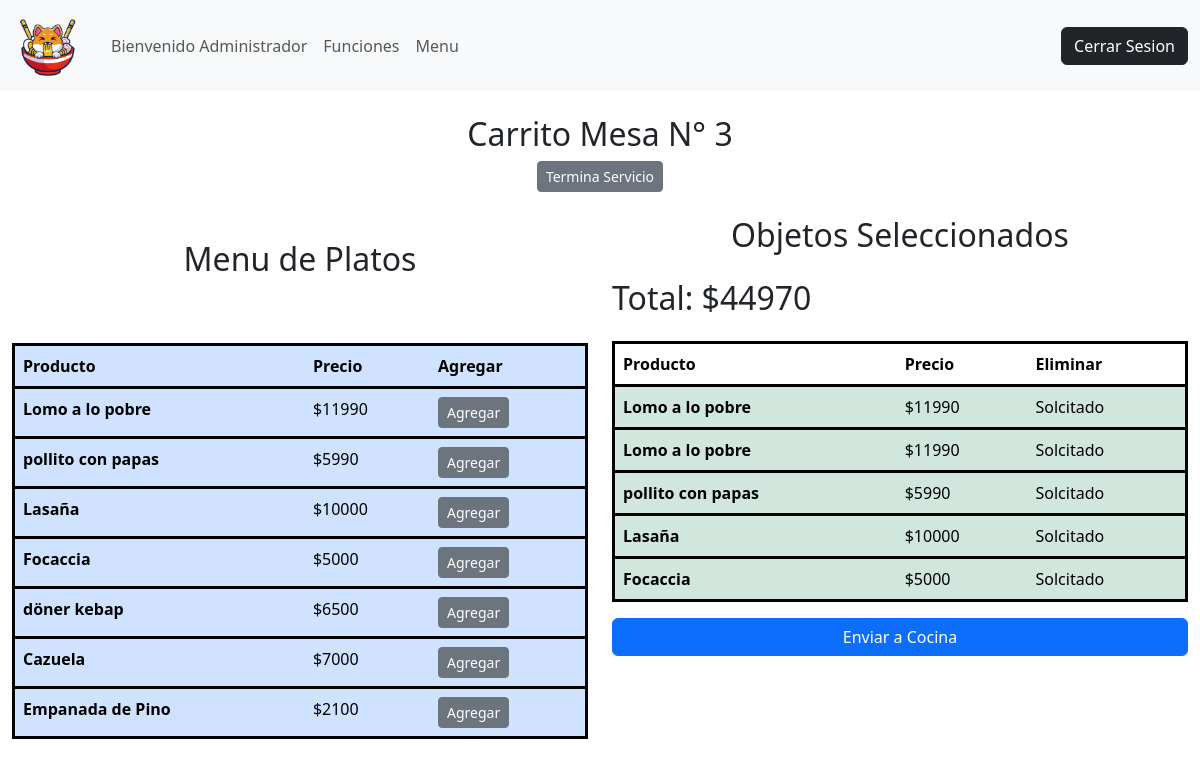
Before: /ingresopedidomesa/3 (signed in) with the older database file.
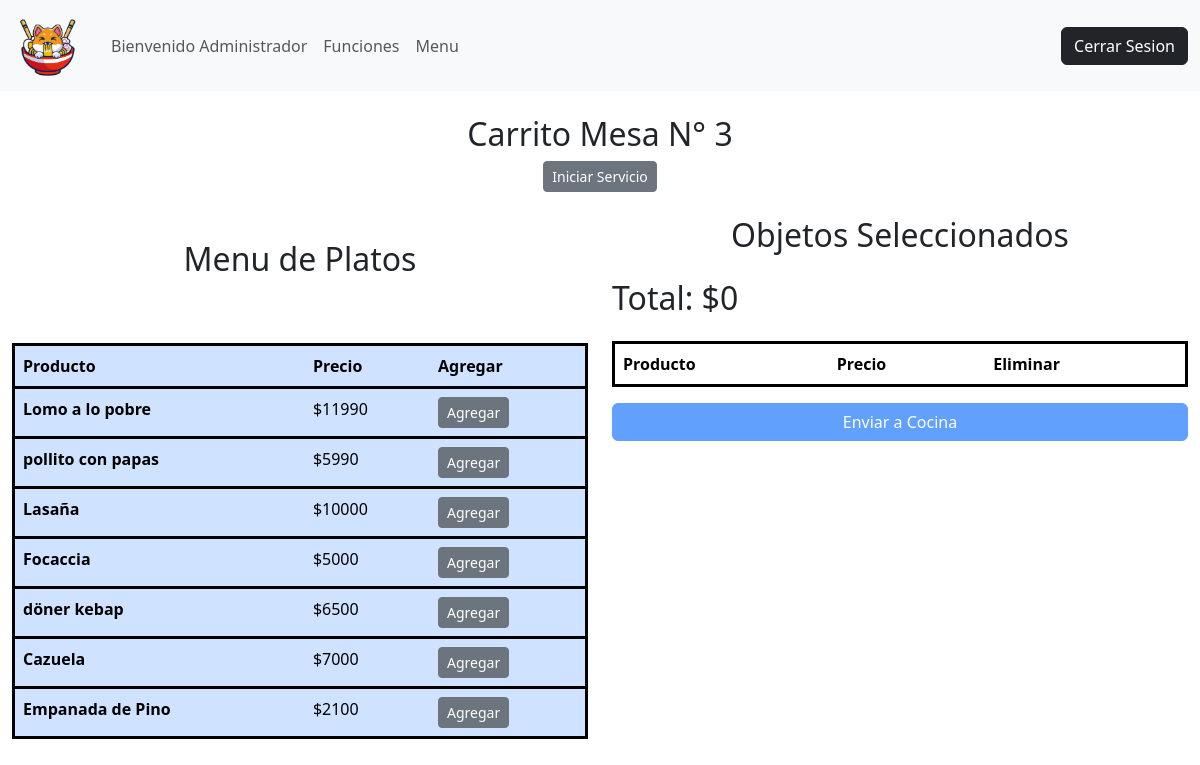
After: the same page with the newer database file.
### appweb/models.py (models this page shows, shortened)
class Platos(models.Model):
    ID_Plato = models.AutoField(primary_key=True, help_text="Id del plato")
    Nombre = models.CharField(max_length=50)
    Costo = models.IntegerField()
    Region = models.CharField(max_length=50)
    Cantidad_Comensales = models.IntegerField()
    Descripcion = models.TextField(max_length=200)
    Disponibilidad = models.BooleanField(default=0)
    imagen = models.ImageField(upload_to="Platos", null=True)

class Descripción_Pedidos(models.Model):
    ID = models.AutoField(primary_key=True, help_text="Id")
    ID_Pedido = models.ForeignKey(Pedidos, on_delete=models.CASCADE, help_text="Id de pedido")
    ID_Platos = models.ForeignKey(Platos, on_delete=models.CASCADE, help_text="Id del plato")
    Costo = models.IntegerField(help_text="Valor total del pedido")
    Sol_cocina = models.BooleanField(default=0)
    Listo = models.BooleanField(default=0)

### appweb/views.py (the view)
# urls.py: path('ingresopedidomesa/<Mesa>',ingresopedidomesa,name='ingresopedidomesa'),
@login_required(login_url="/accounts/login")
def ingresopedidomesa (request,Mesa):
    Menu_local = Platos.objects.all()
    Pedidoss = Descripción_Pedidos.objects.all().filter(ID_Pedido=Mesa)
    try:
        pedido = Pedidos.objects.get(ID_Pedido=Mesa)
    except Pedidos.DoesNotExist:
        pedido = None
    total_cantidad = Pedidoss.aggregate(Sum('Costo'))['Costo__sum']
    if total_cantidad is None:
        total_cantidad = 0
    data = {
        "Menu" : Menu_local ,
        "mesa":Mesa,
        "Pedido":Pedidoss,
        "Pedi":pedido,
        "total_cantidad": total_cantidad,
    }
    return render (request,"mantenedor/garzon/ingresopedidomesa.html",data)

### appweb/context_processor.py (called while the page is built)
def costo_total_carro(request):
    total=0
    if 'carro' in request.session:
        for key, value in request.session["carro"].items():
            total=total+(int(value["precio"]))
    return {"costo_total_carro":total}

### appweb/templates/mantenedor/garzon/ingresopedidomesa.html
{% extends 'base.html' %}
{% load static %}
{% load crispy_forms_tags %}
{% block contenido %}
<div class="container-fluid">
  <div class="text-center">
    <h2 class="mt-4">Carrito Mesa N° {{mesa}} </h2>
    {% if Pedi == None %}
        <a href="{% url 'inicia_pedido' mesa %}" class="btn btn-secondary btn-sm">Iniciar Servicio</a>
    {% elif  total_cantidad == 0%}
        <a href="{% url 'termina_pedido_nulo' mesa %}" class="btn btn-secondary btn-sm">Termina Servicio</a>
    {% else %}
        <a href="{% url 'termina_pedido' mesa %}" class="btn btn-secondary btn-sm">Termina Servicio</a>
    {% endif %}
  </div>
  <div class="row">
    <div class="col-6 d-flex flex-column">
      <div class="text-center">
        <h2 class="mt-5 mb-5">Menu de Platos</h2>
      </div>
      <table class="table mt-3 table-primary">
        <thead>
          <tr class="border border-3 border border-black black-row">
            <th scope="col"><b>Producto</b></th>
            <th scope="col"><b>Precio</b></th>
            <th scope="col"><b>Agregar</b></th>
          </tr>
        </thead>
        <tbody>
          {% for m in Menu %}
          {% if m.Disponibilidad == 1 %}
            <tr class="border border-3 border border-black black-row" style="margin-bottom: 10px;">
              <th scope="row">{{ m.Nombre }}</th>
              <td>${{ m.Costo }}</td>
              <td><a href="{% url 'pedidolista' mesa m.ID_Plato %}" class="btn btn-secondary btn-sm">Agregar</a></td>
            </tr>
          {% endif %}
          {% endfor %}
        </tbody>
      </table>
    </div>
    <div class="col-6 d-flex flex-column">
      <div class="text-center">
        <h2 class="mt-4">Objetos Seleccionados</h2>
      </div>
      <div class="d-flex justify-content-between align-items-center mt-3">
        <div class="text-right w-100">
          <h2>Total: ${{total_cantidad}}</h2>
        </div>
      </div>
      <table class="table mt-3">
        <thead>
          <tr class="border border-3 border border-black black-row">
            <th scope="col"><b>Producto</b></th>
            <th scope="col"><b>Precio</b></th>
            <th scope="col"><b>Eliminar</b></th>
          </tr>
        </thead>
        <tbody>
          {% for x in Pedido %}
            {%if x.Sol_cocina == 1%}
            <tr class="border border-3 border border-black black-row table-success" style="margin-bottom: 10px;">
              <th scope="row">{{ x.ID_Platos.Nombre }}</th>
              <td>${{ x.Costo }}</td>
              <td> Solcitado</td>
            </tr>
            {%else%}
            <tr class="border border-3 border border-black black-row table-danger" style="margin-bottom: 10px;">
              <th scope="row">{{ x.ID_Platos.Nombre }}</th>
              <td>${{ x.Costo }}</td>
              <td><a href="{% url 'eliminapedidolista' mesa x.ID %}" class="btn btn-outline-danger">Eliminar</a></td>
            </tr>
            {%endif%}
          {% endfor %}
        </tbody>
      </table>
      <div class="d-grid gap-2">
        {% if Pedi == None %}
        <button class="btn btn-primary disabled" type="button">Enviar a Cocina</button>
        {% else %}
        <a href="{% url 'enviapedidococina' mesa %}"  class="btn btn-primary" >Enviar a Cocina</a>
        {% endif %}
      </div>
    </div>
  </div>
</div>
{% endblock %}

Changed rows visible on the page:
removed Descripción_Pedidos: ID_Platos.Nombre "Lomo a lo pobre", Costo "11990"
removed Descripción_Pedidos: ID_Platos.Nombre "Lomo a lo pobre", Costo "11990"
removed Descripción_Pedidos: ID_Platos.Nombre "pollito con papas", Costo "5990"
removed Descripción_Pedidos: ID_Platos.Nombre "Lasaña", Costo "10000"
removed Descripción_Pedidos: ID_Platos.Nombre "Focaccia", Costo "5000"
Other visible differences:
{{ total_cantidad }}: "44970" → "0"
text no longer shown: "Termina Servicio"
text now shown: "Iniciar Servicio"
